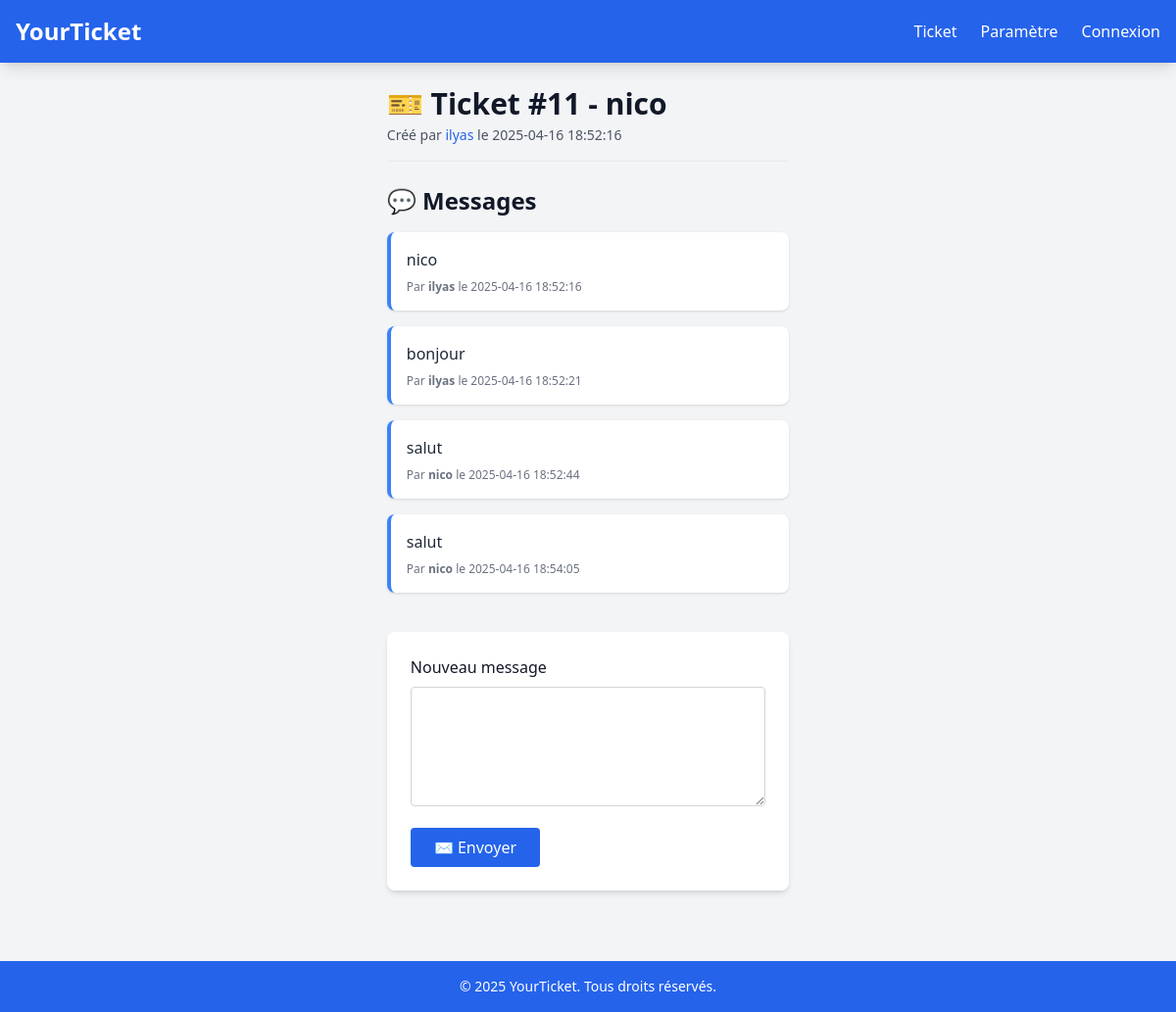
The page /ticket_view.php?id=11 on the database its author committed.
### tables this page shows
CREATE TABLE `Ticket` (
  `Id` int NOT NULL,
  `Title` varchar(255) NOT NULL,
  `User_id` int DEFAULT NULL,
  `Created_at` timestamp NULL DEFAULT CURRENT_TIMESTAMP,
  `Updated_at` timestamp NULL DEFAULT NULL,
  `Updated_by` int DEFAULT NULL,
  `Created_by` int DEFAULT NULL,
  `Deleted_at` timestamp NULL DEFAULT NULL
);

CREATE TABLE `Users` (
  `Id` int NOT NULL,
  `Role_id` int DEFAULT NULL,
  `Username` varchar(255) NOT NULL,
  `Firstname` varchar(255) NOT NULL,
  `Lastname` varchar(255) DEFAULT NULL,
  `Password` varchar(255) NOT NULL,
  `mail` varchar(255) NOT NULL,
  `Image` varchar(255) DEFAULT NULL,
  `Status` varchar(1) NOT NULL DEFAULT 'Y',
  `Created_at` timestamp NULL DEFAULT CURRENT_TIMESTAMP,
  `Deleted_at` timestamp NULL DEFAULT NULL,
  `Updated_at` timestamp NULL DEFAULT NULL,
  `Created_by` int DEFAULT NULL
);

CREATE TABLE `messages` (
  `Id` int NOT NULL,
  `Ticket_id` int DEFAULT NULL,
  `Message` varchar(255) DEFAULT NULL,
  `Created_at` timestamp NULL DEFAULT CURRENT_TIMESTAMP,
  `Updated_at` timestamp NULL DEFAULT NULL,
  `Updated_by` int DEFAULT NULL,
  `Created_by` int DEFAULT NULL,
  `Deleted_at` timestamp NULL DEFAULT NULL
);

### ticket_view.php (the view, shortened to what this page needs)
<?php
require_once 'src/php/dbconn.php';
$ticketId = intval($_GET['id']);
$stmtTicket = $db->prepare("SELECT t.*, u.Username FROM Ticket t LEFT JOIN Users u ON t.User_id = u.Id WHERE t.Id = :ticketId");
$stmtTicket->bindParam(":ticketId", $ticketId, PDO::PARAM_INT);
$stmtTicket->execute();
$ticket = $stmtTicket->fetch(PDO::FETCH_ASSOC);
$stmtMessages = $db->prepare("SELECT m.*, u.Username FROM Messages m LEFT JOIN Users u ON m.Created_by = u.Id WHERE m.Ticket_id = :ticketId ORDER BY m.Created_at ASC");
$stmtMessages->bindParam(":ticketId", $ticketId, PDO::PARAM_INT);
$stmtMessages->execute();
$messages = $stmtMessages->fetchAll(PDO::FETCH_ASSOC);
?>
<!DOCTYPE html>
<html lang="fr">
<head>
  <script src="https://cdn.tailwindcss.com"></script>
</head>
<body class="bg-gray-100 text-gray-900 font-sans min-h-screen flex flex-col">
  <?php require_once 'src/components/header.php'; ?>
  <main class="flex-grow max-w-4xl mx-auto p-6">
    <header class="mb-6 border-b pb-4">
      <h1 class="text-3xl font-bold mb-1">🎫 Ticket #<?= htmlspecialchars($ticket["Id"]); ?> - <?= htmlspecialchars($ticket["Title"]); ?></h1>
      <p class="text-sm text-gray-600">
        Créé par <span class="text-blue-600 font-medium"><?= htmlspecialchars($ticket["Username"]); ?></span>
        le <?= htmlspecialchars($ticket["Created_at"]); ?>
      </p>
    </header>
    <section class="mb-10">
      <h2 class="text-2xl font-semibold mb-4">💬 Messages</h2>
      <?php if ($messages): ?>
        <ul class="space-y-4">
          <?php foreach ($messages as $msg): ?>
            <li class="bg-white p-4 rounded-lg shadow border-l-4 border-blue-500">
              <p class="text-gray-800 whitespace-pre-line"><?= htmlspecialchars($msg["Message"]); ?></p>
              <p class="text-xs text-gray-500 mt-2">Par <strong><?= htmlspecialchars($msg["Username"]); ?></strong> le <?= htmlspecialchars($msg["Created_at"]); ?></p>
            </li>
          <?php endforeach; ?>
        </ul>
      <?php else: ?>
        <p class="italic text-gray-500">Aucun message pour ce ticket.</p>
      <?php endif; ?>
    </section>
    <section class="mb-12">
      <form method="post" action="ticket_view.php?id=<?= htmlspecialchars($ticketId); ?>" class="bg-white p-6 rounded-lg shadow-md">
        <label for="new_message" class="block font-medium mb-2">Nouveau message</label>
        <textarea name="new_message" id="new_message" rows="4" required
                  class="w-full p-3 border border-gray-300 rounded resize-y focus:outline-none focus:ring-2 focus:ring-blue-500 mb-4"></textarea>
        <button type="submit" class="bg-blue-600 text-white px-6 py-2 rounded hover:bg-blue-700 transition">
          ✉️ Envoyer
        </button>
      </form>
    </section>
  </main>
  <?php require_once 'src/components/footer.php'; ?>
</body>
</html>

### rows shown on the page
ticket: Id "11", Title "nico", User.Username "ilyas", Created_at "2025-04-16 18:52:16"
messages: Message "nico", Created_by.Username "ilyas", Created_at "2025-04-16 18:52:16"
messages: Message "bonjour", Created_by.Username "ilyas", Created_at "2025-04-16 18:52:21"
messages: Message "salut", Created_by.Username "nico", Created_at "2025-04-16 18:52:44"
messages: Message "salut", Created_by.Username "nico", Created_at "2025-04-16 18:54:05"
